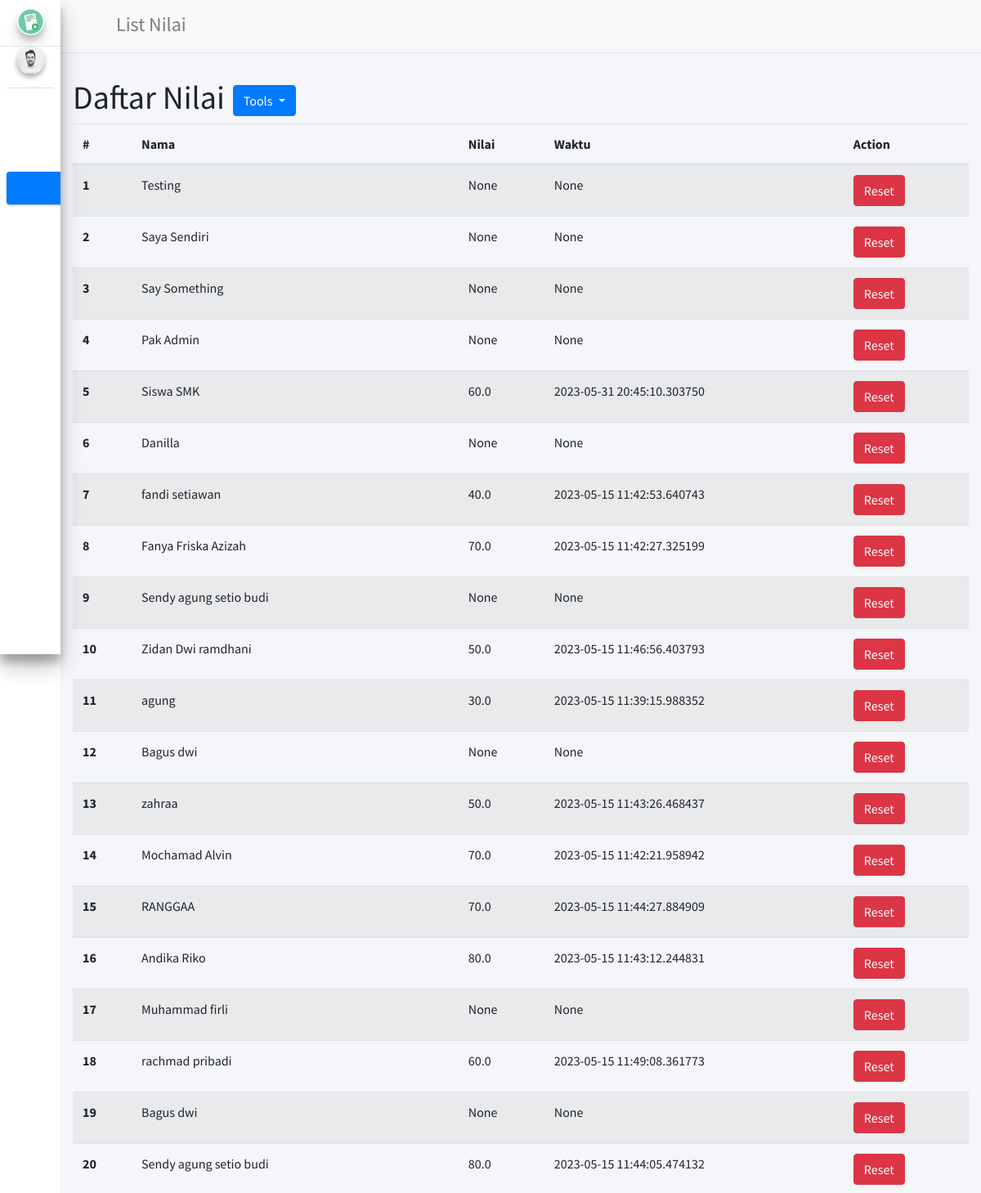
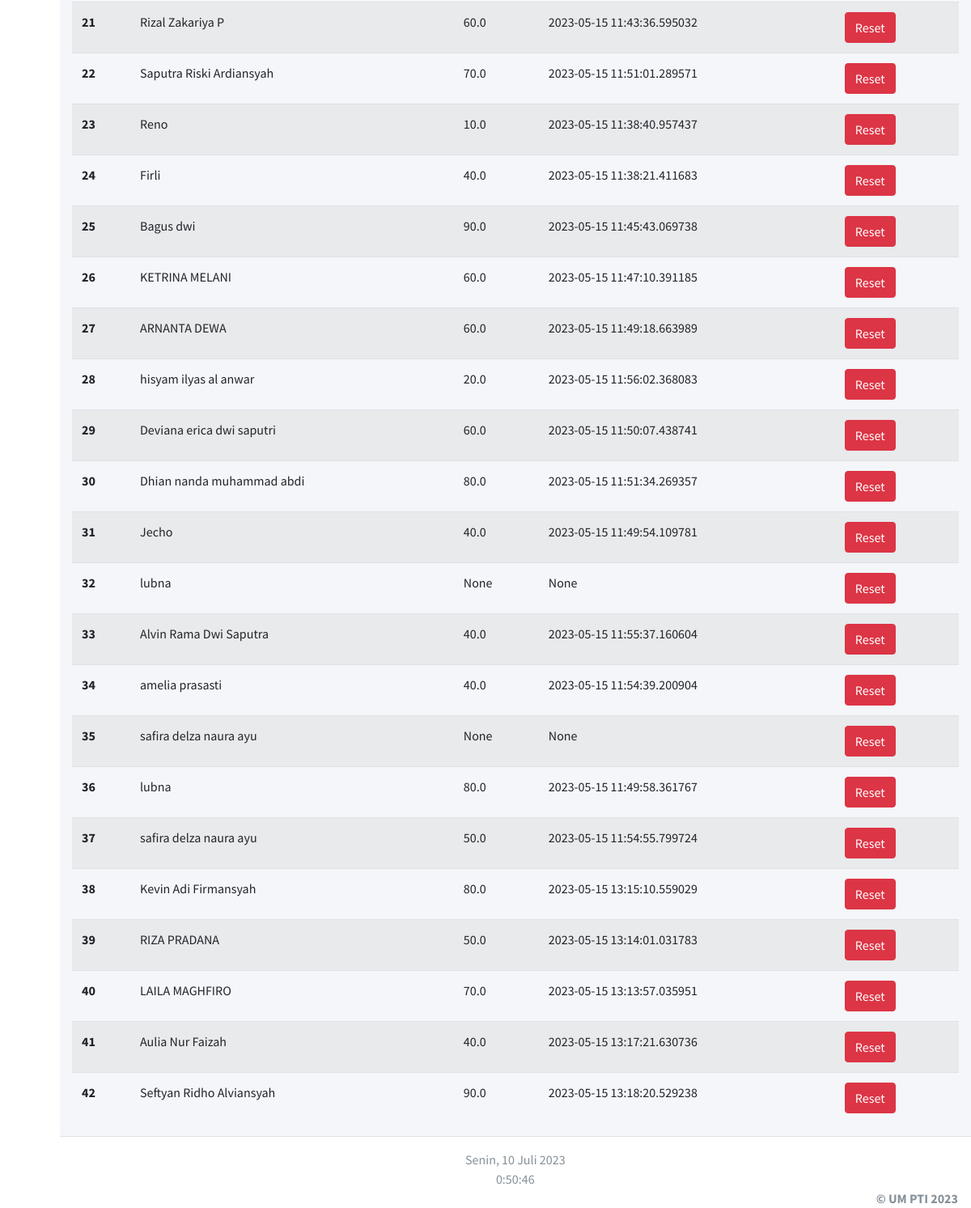
Page /listnilai (signed in) on the committed database (2 pictures, top to bottom).
### main.py (models this page shows)
class User(db.Model, UserMixin):
    id = db.Column(db.Integer, primary_key=True)
    email = db.Column(db.String(100), unique=True, nullable=False)
    password = db.Column(db.String(100), nullable=False)
    name = db.Column(db.String(1000), nullable=False)
    type = db.Column(db.String(50), nullable=False, default='user')
    scores = db.Column(db.String(100), nullable=True)
    finish_time = db.Column(db.DateTime, nullable=True)
    profile_picture = db.Column(db.String(100), nullable=True)

### main.py (the view)
@app.route('/listnilai')
@login_required
def listnilai():
    user = User.query.all()
    return render_template('daftarnilai.html', user=user)

### main.py (called while the page is built)
@login_manager.user_loader
def load_user(user_id):
    return User.query.get(int(user_id))

### templates/daftarnilai.html (shortened to what this page needs)
{% extends 'basemin.html' %}
{% block title %} List Nilai {% endblock %}
{% block nav_item_quiz %} active {% endblock %}
{% block content %}
<div class="container">
    <div style="display: flex; align-items: center;">
            <h1 style="margin-right: 10px;">Daftar Nilai</h1>
    <div class="dropend">
        <button class="btn btn-primary dropdown-toggle" type="button" id="dropendMenuButton" data-bs-toggle="dropdown"
                aria-expanded="false">
            Tools
        </button>
    </div>
    </div>
    <table class="table table-striped">
        <thead>
        <tr>
            <th scope="col">#</th>
            <th scope="col">Nama</th>
            <th scope="col">Nilai</th>
            <th scope="col">Waktu</th>
            <th scope="col">Action</th>
        </tr>
        </thead>
        <tbody>
        {% for user in user %}
        <tr>
            <th scope="row">{{ loop.index }}</th>
            <td>{{ user.name }}</td>
            <td>{{ user.scores }}</td>
            <td>{{ user.finish_time }}</td>
            <td><a href="{{ url_for('reset_score', user_id=user.id) }}" class="btn btn-danger">Reset</a></td>
        </tr>
        {% endfor %}
        </tbody>
    </table>
</div>
{% endblock %}

### rows in the picture
User: name "Testing", scores "None", finish_time "None"
User: name "Saya Sendiri", scores "None", finish_time "None"
User: name "Say Something", scores "None", finish_time "None"
User: name "Pak Admin", scores "None", finish_time "None"
User: name "Siswa SMK", scores "60.0", finish_time "2023-05-31 20:45:10.303750"
User: name "Danilla", scores "None", finish_time "None"
User: name "fandi setiawan", scores "40.0", finish_time "2023-05-15 11:42:53.640743"
User: name "Fanya Friska Azizah", scores "70.0", finish_time "2023-05-15 11:42:27.325199"
User: name "Sendy agung setio budi", scores "None", finish_time "None"
User: name "Zidan Dwi ramdhani", scores "50.0", finish_time "2023-05-15 11:46:56.403793"
User: name "agung", scores "30.0", finish_time "2023-05-15 11:39:15.988352"
User: name "Bagus dwi", scores "None", finish_time "None"
User: name "zahraa", scores "50.0", finish_time "2023-05-15 11:43:26.468437"
User: name "Mochamad Alvin", scores "70.0", finish_time "2023-05-15 11:42:21.958942"
User: name "RANGGAA", scores "70.0", finish_time "2023-05-15 11:44:27.884909"
User: name "Andika Riko", scores "80.0", finish_time "2023-05-15 11:43:12.244831"
User: name "Muhammad firli", scores "None", finish_time "None"
User: name "rachmad pribadi", scores "60.0", finish_time "2023-05-15 11:49:08.361773"
User: name "Bagus dwi", scores "None", finish_time "None"
User: name "Sendy agung setio budi", scores "80.0", finish_time "2023-05-15 11:44:05.474132"
User: name "Rizal Zakariya P", scores "60.0", finish_time "2023-05-15 11:43:36.595032"
User: name "Saputra Riski Ardiansyah", scores "70.0", finish_time "2023-05-15 11:51:01.289571"
User: name "Reno", scores "10.0", finish_time "2023-05-15 11:38:40.957437"
User: name "Firli", scores "40.0", finish_time "2023-05-15 11:38:21.411683"
User: name "Bagus dwi", scores "90.0", finish_time "2023-05-15 11:45:43.069738"
User: name "KETRINA MELANI", scores "60.0", finish_time "2023-05-15 11:47:10.391185"
User: name "ARNANTA DEWA", scores "60.0", finish_time "2023-05-15 11:49:18.663989"
User: name "hisyam ilyas al anwar", scores "20.0", finish_time "2023-05-15 11:56:02.368083"
User: name "Deviana erica dwi saputri", scores "60.0", finish_time "2023-05-15 11:50:07.438741"
User: name "Dhian nanda muhammad abdi", scores "80.0", finish_time "2023-05-15 11:51:34.269357"
User: name "Jecho", scores "40.0", finish_time "2023-05-15 11:49:54.109781"
User: name "lubna", scores "None", finish_time "None"
User: name "Alvin Rama Dwi Saputra", scores "40.0", finish_time "2023-05-15 11:55:37.160604"
User: name "amelia prasasti", scores "40.0", finish_time "2023-05-15 11:54:39.200904"
User: name "safira delza naura ayu", scores "None", finish_time "None"
User: name "lubna", scores "80.0", finish_time "2023-05-15 11:49:58.361767"
User: name "safira delza naura ayu", scores "50.0", finish_time "2023-05-15 11:54:55.799724"
User: name "Kevin Adi Firmansyah", scores "80.0", finish_time "2023-05-15 13:15:10.559029"
User: name "RIZA PRADANA", scores "50.0", finish_time "2023-05-15 13:14:01.031783"
User: name "LAILA MAGHFIRO", scores "70.0", finish_time "2023-05-15 13:13:57.035951"
User: name "Aulia Nur Faizah", scores "40.0", finish_time "2023-05-15 13:17:21.630736"
User: name "Seftyan Ridho Alviansyah", scores "90.0", finish_time "2023-05-15 13:18:20.529238"
